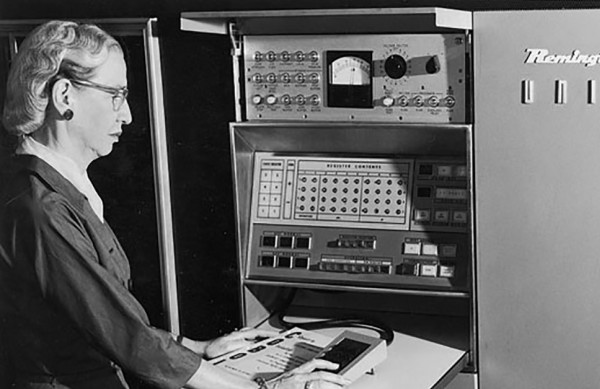
#> input picture hw2/grace_hopper.png, 600 x 389 px
$ python corners.py
#> lines starting #> are read from the running program, lines starting #| are printed output that depends on the picture
### hw2/common.py
import numpy as np
from matplotlib import pyplot as plt
from PIL import Image
import scipy


def read_img(path, greyscale=True):
    img = Image.open(path)
    if greyscale:
        img = img.convert('L')
    else:
        img = img.convert('RGB')
    return np.array(img).astype(float)


def save_img(img, path):
    img = img - img.min()
    img = img / img.max()
    img = (img * 255).astype(np.uint8)
    img = Image.fromarray(img)
    img.save(path)
    print(path, "is saved!")


# [88 lines left out: functions find_maxima, visualize_scale_space, visualize_maxima, not called in this run]

### hw2/corners.py
import os
import numpy as np
import scipy.ndimage
# Use scipy.ndimage.convolve() for convolution.
# Use zero padding (Set mode = 'constant'). Refer docs for further info.

from common import read_img, save_img


def corner_score(image, u=5, v=5, window_size=(5, 5)):
    """
    Given an input image, x_offset, y_offset, and window_size,
    return the function E(u,v) for window size W
    corner detector score for that pixel.
    Use zero-padding to handle window values outside of the image.

    Input- image: H x W
           u: a scalar for x offset
           v: a scalar for y offset
           window_size: a tuple for window size

    Output- results: a image of size H x W
    """
    H, W = image.shape
    H_window, W_window = window_size
    H_pad, W_pad = H_window//2, W_window//2
    results = np.zeros_like(image)
    image_pad = np.pad(image, ((H_pad, H_pad), (W_pad, W_pad)))
    image_pad_offset = np.roll(image_pad, (u, v), axis=(0,1))
    for i in range(H):
        for j in range(W):
            unshift = image_pad[i : i+H_window, j : j+W_window]
            shifted = image_pad_offset[i : i+H_window, j : j+W_window]
            results[i, j] = np.sum(np.square(shifted - unshift))
    return results


def harris_detector(image, window_size=(5, 5)):
    """
    Given an input image, calculate the Harris Detector score for all pixels
    You can use same-padding for intensity (or 0-padding for derivatives)
    to handle window values outside of the image.

    Input- image: H x W
    Output- results: a image of size H x W
    """
    # compute the derivatives

    # For each image location, construct the structure tensor and calculate
    # the Harris response
    # sobel operator
    sobel_x = np.array([[1, 0, -1],
                        [2, 0, -2],
                        [1, 0, -1]])
    sobel_y = np.array([[1, 2, 1],
                        [0, 0, 0],
                        [-1, -2, -1]])

    # partial derivatives Ix and Iy
    Ix = scipy.ndimage.convolve(image, sobel_x, mode='constant')
    Iy = scipy.ndimage.convolve(image, sobel_y, mode='constant')
    # weight = np.sqrt(np.square(Ix) + np.square(Iy))

    # calculate the derivitate for the whole picture
    Ixx = Ix ** 2
    Ixy = Ix * Iy
    Iyy = Iy ** 2
    H, W = image.shape
    response = np.zeros(image.shape)
    half_w = window_size[0] // 2
    half_h = window_size[1] // 2
    for i in range(half_w, H - half_w):
        for j in range(half_h, W - half_h):
            # calculate only the M matrix for the window
            window_Ixx = Ixx[i-half_w : i+half_w+1, j-half_h : j+half_h+1]
            window_Ixy = Ixy[i-half_w : i+half_w+1, j-half_h : j+half_h+1]
            window_Iyy = Iyy[i-half_w : i+half_w+1, j-half_h : j+half_h+1]
            M = np.array([[np.sum(window_Ixx), np.sum(window_Ixy)],
                          [np.sum(window_Ixy), np.sum(window_Iyy)]])

            # calculate the response R
            alpha = 0.04       # 0.04 ~ 0.06
            response[i, j] = np.linalg.det(M) - alpha * (np.trace(M) ** 2)

    return response


def main():
    img = read_img('./grace_hopper.png')
#> in read_img, img is the input picture: PIL image 600x389 L; min 0, max 255, mean 95.6

    # Feature Detection
    if not os.path.exists("./feature_detection"):
        os.makedirs("./feature_detection")

    # -- TODO Task 6: Corner Score --
    # (a): Complete corner_score()

    # (b)
    # Define offsets and window size and calulcate corner score
    u = 5
    v = 5
    W = (5,5)

    score = corner_score(img, u, v, W)
#> in corner_score, `image_pad = np.pad(image, ((H_pad, H_pad), (W_pad, W_pad)))`:
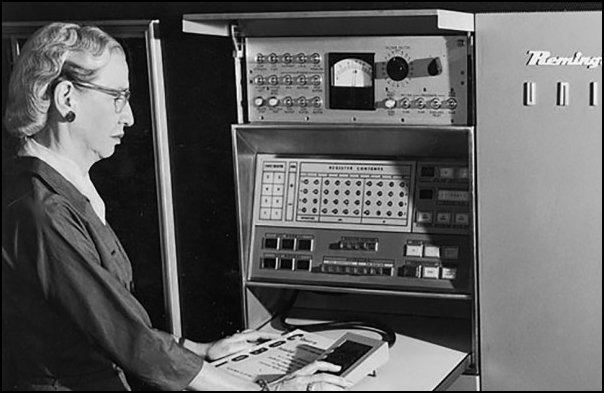
#> image_pad: shape (393, 604) float64; min 0, max 255, mean 94
    save_img(score, "./feature_detection/corner_score.png")

    # Computing the corner scores for various u, v values.
    score = corner_score(img, 0, 5, W)
    save_img(score, "./feature_detection/corner_score05.png")

    score = corner_score(img, 0, -5, W)
#> call 3 of corner_score, with u = 0, v = -5, window_size = (5, 5)
#> after the loop in corner_score (call 3), `for i in range(H):`:
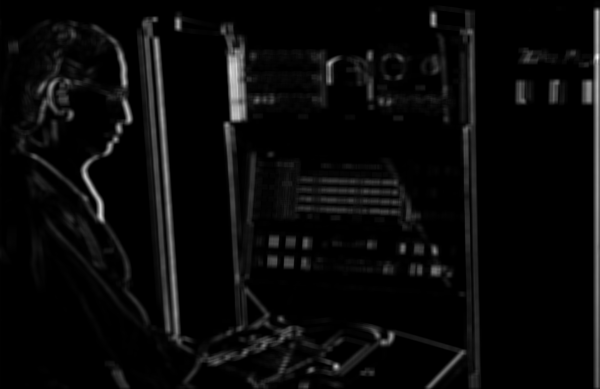
#> results: shape (389, 600) float64; min 0, max 1175350, mean 47041.1; drawn with min black and max white
    save_img(score, "./feature_detection/corner_score0-5.png")

    score = corner_score(img, 5, 0, W)
#> call 4 of corner_score, with u = 5, v = 0, window_size = (5, 5)
#> after the loop in corner_score (call 4), `for i in range(H):`:
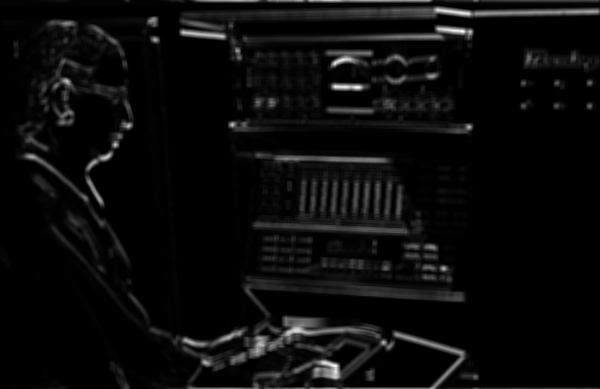
#> results: shape (389, 600) float64; min 0, max 958635, mean 43082.9; drawn with min black and max white
    save_img(score, "./feature_detection/corner_score50.png")

    score = corner_score(img, -5, 0, W)
#> in corner_score (call 5), `image_pad_offset = np.roll(image_pad, (u, v), axis=(0,1))`:
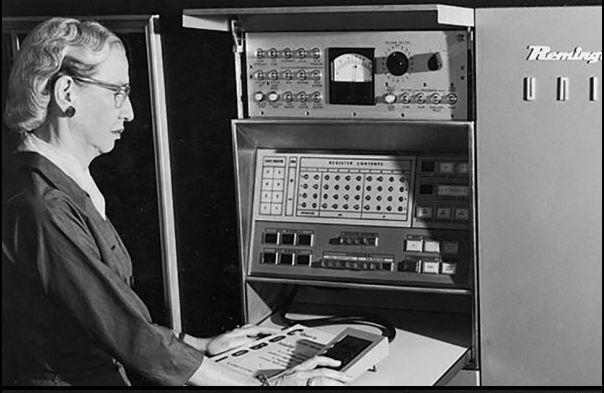
#> image_pad_offset: shape (393, 604) float64; min 0, max 255, mean 94
#> after the loop in corner_score (call 5), `for i in range(H):`:
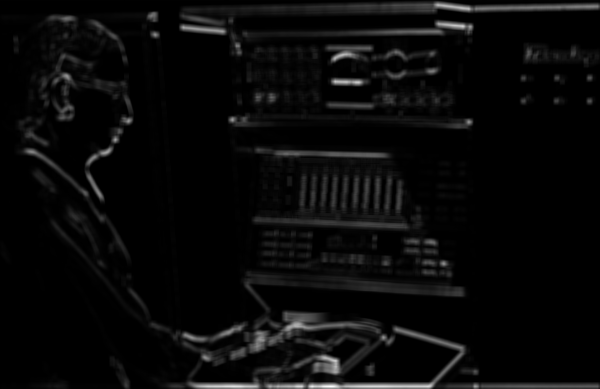
#> results: shape (389, 600) float64; min 0, max 1197734, mean 46430.6; drawn with min black and max white
    save_img(score, "./feature_detection/corner_score-50.png")

    # (c): No Code

    # -- TODO Task 7: Harris Corner Detector --
    # (a): Complete harris_detector()

    # (b)
    harris_corners = harris_detector(img)
#> in harris_detector, `Ixy = Ix * Iy`:
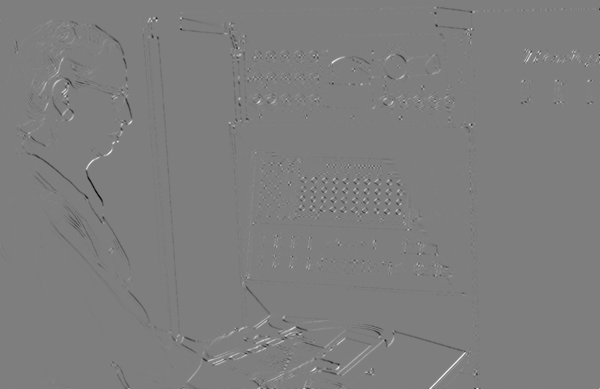
#> Ixy: shape (389, 600) float64; min -387096, max 391281, mean -351.9; drawn with min black and max white
#> after the loop in harris_detector, `for i in range(half_w, H - half_w):`:
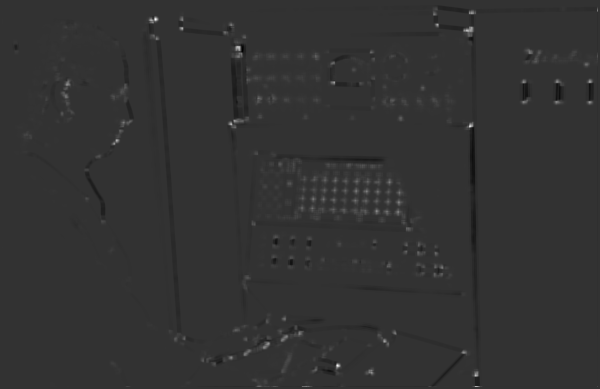
#> response: shape (389, 600) float64; min -3.73e+12, max 1.5e+13, mean 1.97e+10; drawn with min black and max white
    save_img(harris_corners, "./feature_detection/harris_response.png")


if __name__ == "__main__":
    main()
